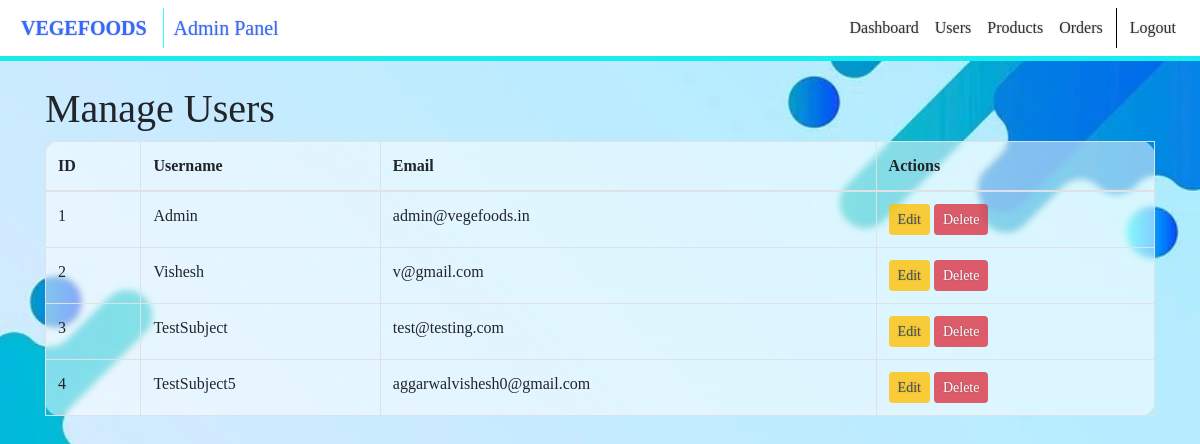
Screenshot of /admin-users (signed in) with the database file from the repository.
### flask_package/models.py (models this page shows, shortened)
class Users(db.Model, UserMixin):
    id = db.Column(db.Integer, primary_key=True)
    username = db.Column(db.String(80), unique=True, nullable=False)
    email = db.Column(db.String(120), unique=True, nullable=False)
    password = db.Column(db.String(60), nullable=False)
    image_file = db.Column(db.String(20), nullable=False)
    phone = db.Column(db.String(10), nullable=False)
    address = db.Column(db.Text, nullable=True)

### flask_package/routes.py (the view)
@app.route("/admin-users")
def admin_users():
    if not current_user.is_authenticated or not current_user.username == "Admin":
        return render_template("404.html"), 404
    users = Users.query.all()
    return render_template("admin/users.html", users=users)

### flask_package/models.py (called while the page is built)
@login_manager.user_loader
def load_user(user_id):
    return Users.query.get(int(user_id))

### flask_package/routes.py (called while the page is built)
@app.context_processor
def inject():
    global cart_count, coupon_applied, coupon_discount
    cart_count = 0
    auth_st = False
    if current_user.is_authenticated:
        cart_count = (
            db.session.query(db.func.sum(Cart.quantity))
            .filter_by(user_id=current_user.id)
            .scalar()
            or 0
        )
        auth_st = True
    currentId = 0
    if current_user.is_authenticated:
        currentId = current_user.id
    return {
        "cart_qty": cart_count,
        "auth_status": auth_st,
        "coupon_applied": coupon_applied,
        "coupon_discount": coupon_discount,
        "userId": currentId,
    }

### flask_package/templates/admin/users.html (shortened to what this page needs)
{% extends 'base.html' %}
{% block content %}
  <h1>Manage Users</h1>
  <table class="table table-bordered">
    <thead>
      <tr>
        <th>ID</th>
        <th>Username</th>
        <th>Email</th>
        <th>Actions</th>
      </tr>
    </thead>
    <tbody>
      {% for user in users %}
        <tr>
          <td>{{ user.id }}</td>
          <td>{{ user.username }}</td>
          <td>{{ user.email }}</td>
          <td>
            <a href="{{ url_for('edit_user', user_id=user.id) }}" class="btn btn-warning btn-sm">Edit</a>
            <a href="{{ url_for('delete_user', user_id=user.id) }}" class="btn btn-danger btn-sm">Delete</a>
          </td>
        </tr>
      {% endfor %}
    </tbody>
  </table>
{% endblock %}

### flask_package/static/css/style2.css (style rules this page uses)
a { color: rgb(0, 68, 255); text-decoration: none; opacity: 0.8; text-shadow: 0px 0px 2px rgba(0, 0, 0, 0.338); }
body { background: url('../images/blue.png'); background-size: cover; background-attachment: fixed; background-position: center; }
.table { background-color: rgba(255, 255, 255, 0.509); backdrop-filter: blur(3px); -webkit-backdrop-filter: blur(9px); border-radius: 15px; }

### flask_package/templates/base.html (style rules this page uses)
body { font-family: Georgia, 'Times New Roman', Times, serif; }

### rows the page displays
Users: id "1", username "Admin", email "admin@vegefoods.in"
Users: id "2", username "Vishesh", email "v@gmail.com"
Users: id "3", username "TestSubject", email "test@testing.com"
Users: id "4", username "TestSubject5", email "aggarwalvishesh0@gmail.com"
